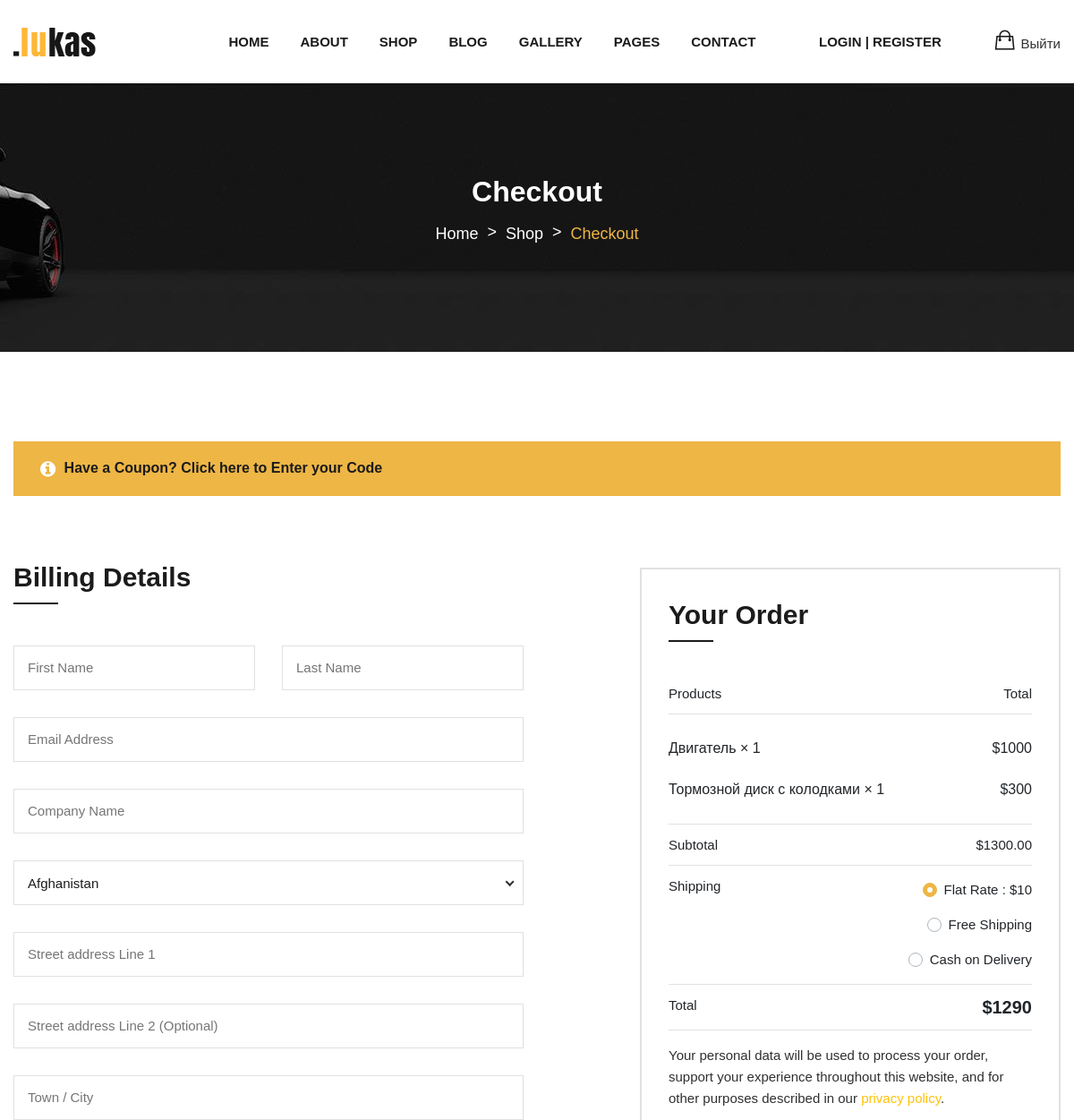
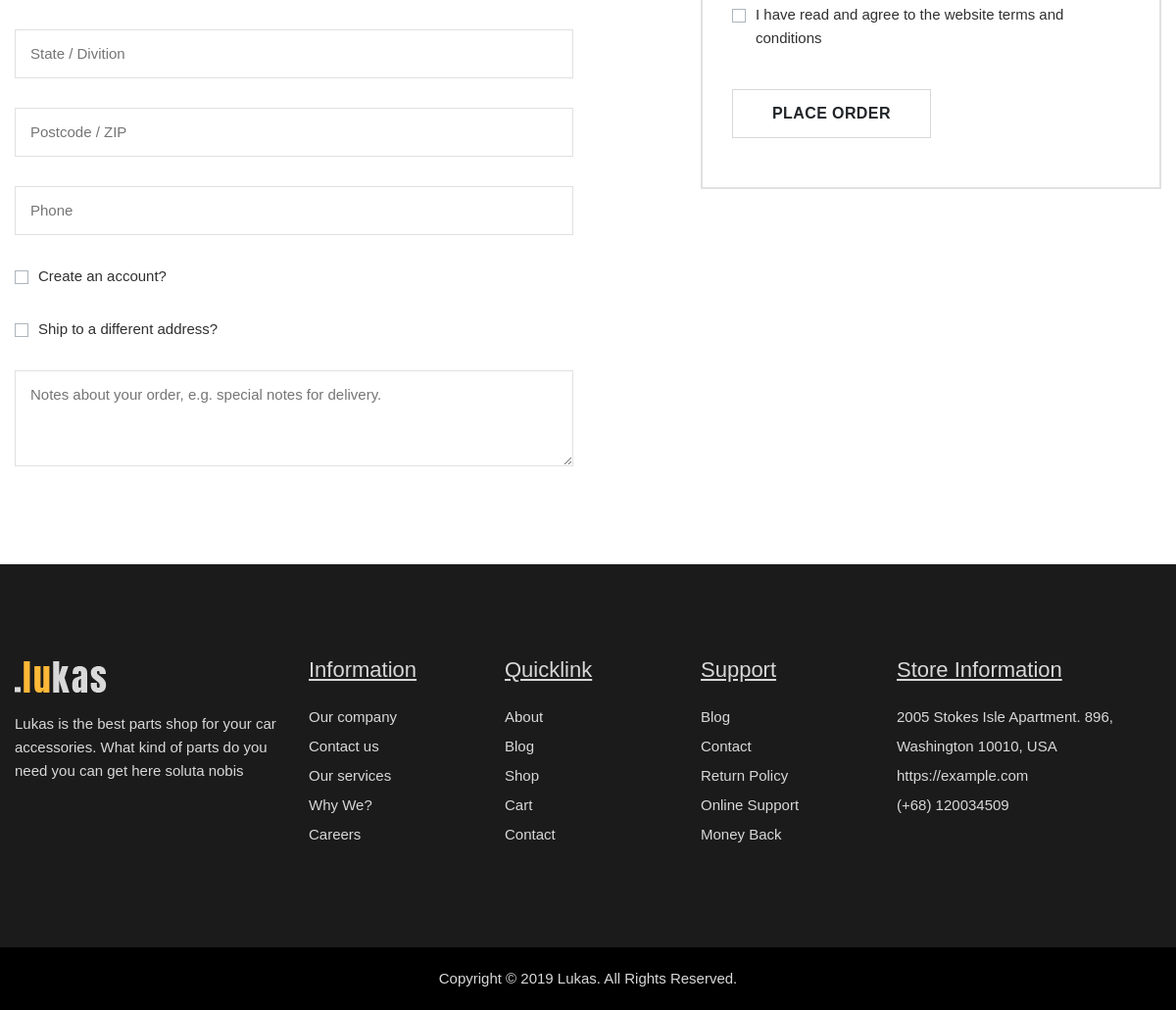
Page /order (signed in) on the committed database (2 pictures, top to bottom).
### mainApp/models.py (models this page shows)
class Product(models.Model):
    Naming=models.CharField(max_length=200, blank=True,null=True)
    Price=models.IntegerField( blank=True,null=True)
    Pics=models.ImageField(upload_to='static/img',null=True)
    Description=models.TextField(max_length=1000, blank=True,null=True)
    Stars=models.FloatField(blank=True, default=0)
    CountStars=models.IntegerField(blank=True, default=0)

### mainApp/views.py (the view, shortened to what this page needs)
# urls.py: path('order',views.order, name='order' ),
def order(request):
    user = request.user
    try:
        Cart.objects.get(User=user)
    except:
        cart = Cart(User=user)
        cart.save()
    cart = Cart.objects.get(User=user)
    products = cart.ProdList.all()
    total = 0
    for product in products:
        total += product.Price
    return render(request, 'checkoutcar.html',{'products': products,'total':total})

### templates/checkoutcar.html (shortened to what this page needs)
{% extends 'bazecar.html' %}
{%load static%}
{% block content %}
    <div class="page-header-wrap bg-img" data-bg="{% static '/img/bg/page-header-bg.jpg'%}">
        <div class="container">
            <div class="row">
                <div class="col-12 text-center">
                    <div class="page-header-content">
                        <div class="page-header-content-inner">
                            <h1>Checkout</h1>
                            <ul class="breadcrumb">
                                <li><a href="/">Home</a></li>
                                <li><a href="/">Shop</a></li>
                                <li class="current"><a href="#">Checkout</a></li>
                            </ul>
                        </div>
                    </div>
                </div>
            </div>
        </div>
    </div>
    <div class="page-content-wrapper sp-y">
        <div class="cart-page-content-wrap">
            <div class="container container-wide">
                <div class="row">
                    <div class="col-12">
                        <div class="checkout-page-coupon-area">
                            <div class="checkoutAccordion" id="checkOutAccordion">
                                <div class="card">
                                    <h3><i class="fa fa-info-circle"></i> Have a Coupon? <span data-toggle="collapse" data-target="#couponaccordion">
                                    Click here to Enter your Code</span>
                                    </h3>
                                </div>
                            </div>
                        </div>
                    </div>
                </div>
                <div class="row">
                    <div class="col-lg-6">
                        <div class="checkout-billing-details-wrap">
                            <h2>Billing Details</h2>
                            <div class="billing-form-wrap">
                                <form action="#" method="post">
                                    <div class="row">
                                        <div class="col-md-6">
                                            <div class="input-item mt-0">
                                                <input type="text" id="f_name" placeholder="First Name" required />
                                            </div>
                                        </div>
                                        <div class="col-md-6">
                                            <div class="input-item mt-md-0">
                                                <input type="text" id="l_name" placeholder="Last Name" required />
                                            </div>
                                        </div>
                                    </div>
                                    <div class="input-item">
                                        <input type="email" id="email" placeholder="Email Address" required />
                                    </div>
                                    <div class="input-item">
                                        <input type="text" id="com-name" placeholder="Company Name" />
                                    </div>
                                    <div class="input-item">
                                    </div>
                                    <div class="input-item">
                                        <input type="text" id="street-address" placeholder="Street address Line 1" required />
                                    </div>
                                    <div class="input-item">
                                        <input type="text" placeholder="Street address Line 2 (Optional)" />
                                    </div>
                                    <div class="input-item">
                                        <input type="text" id="town" placeholder="Town / City" required />
                                    </div>
                                    <div class="input-item">
                                        <input type="text" id="state" placeholder="State / Divition" />
                                    </div>
                                    <div class="input-item">
                                        <input type="text" id="postcode" placeholder="Postcode / ZIP" required />
                                    </div>
                                    <div class="input-item">
                                        <input type="text" id="phone" placeholder="Phone" />
                                    </div>
                                    <div class="checkout-box-wrap">
                                        <div class="input-item">
                                            <div class="custom-control custom-checkbox">
                                                <label class="custom-control-label" for="create_pwd">Create an
                                                    account?</label>
                                            </div>
                                        </div>
                                    </div>
                                    <div class="checkout-box-wrap">
                                        <div class="input-item">
                                            <div class="custom-control custom-checkbox">
                                                <label class="custom-control-label" for="ship_to_different">Ship to a
                                                    different
                                                    address?</label>
                                            </div>
                                        </div>
                                    </div>
                                    <div class="input-item">
                                        <textarea name="ordernote" id="ordernote" cols="30" rows="3" placeholder="Notes about your order, e.g. special notes for delivery."></textarea>
                                    </div>
                                </form>
                            </div>
                        </div>
                    </div>
                    <div class="col-lg-6 col-xl-5 ml-auto">
                        <div class="order-details-area-wrap">
                            <h2>Your Order</h2>
                            <div class="order-details-table table-responsive">
                                <table class="table table-borderless">
                                    <thead>
                                        <tr>
                                            <th>Products</th>
                                            <th>Total</th>
                                        </tr>
                                    </thead>
                                    <tbody>
                                    {% for product in products %}
                                        <tr class="cart-item">
                                            <td><span class="product-title">{{product.Naming}}</span> <span
                                            class="product-quantity">&#215;  1</span></td>
                                            <td>${{product.Price}}</td>
                                        </tr>
{% endfor %}
                                    </tbody>
                                    <tfoot>
                                        <tr class="cart-subtotal">
                                            <th>Subtotal</th>
                                            <td>$1300.00</td>
                                        </tr>
                                        <tr class="shipping">
                                            <th>Shipping</th>
                                            <td>
                                                <ul class="shipping-method">
                                                    <li>
                                                        <div class="custom-control custom-radio">
                                                            <label class="custom-control-label" for="flat_shipping">Flat Rate :
                                                                $10</label>
                                                        </div>
                                                    </li>
                                                    <li>
                                                        <div class="custom-control custom-radio">
                                                            <label class="custom-control-label" for="free_shipping">Free
                                                                Shipping</label>
                                                        </div>
                                                    </li>
                                                    <li>
                                                        <div class="custom-control custom-radio">
                                                            <label class="custom-control-label" for="cod_shipping">Cash on
                                                                Delivery</label>
                                                        </div>
                                                    </li>
                                                </ul>
                                            </td>
                                        </tr>
                                        <tr class="final-total">
                                            <th>Total</th>
                                            <td><span class="total-amount">$1290</span></td>
                                        </tr>
                                    </tfoot>
                                </table>
                            </div>
                            <div class="order-details-footer">
                                <p>Your personal data will be used to process your order, support your experience throughout
                                    this website, and for other purposes described in our
                                    <a href="#" class="text-warning">privacy policy</a>.</p>
                                <div class="custom-control custom-checkbox mt-10">
                                    <label for="privacy" class="custom-control-label">I have read and agree to the website
                                        terms
                                        and conditions</label>
                                </div>
                                    <form action="{% url 'order' %}" method="POST" >
                                <button class="btn btn-bordered mt-40">Place Order</button>
                                 </form>
                            </div>
                        </div>
                    </div>
                </div>
            </div>
        </div>
    </div>
{% endblock %}

### rows in the picture
Product: Naming "Двигатель", Price "1000"
Product: Naming "Тормозной диск с колодками", Price "300"
